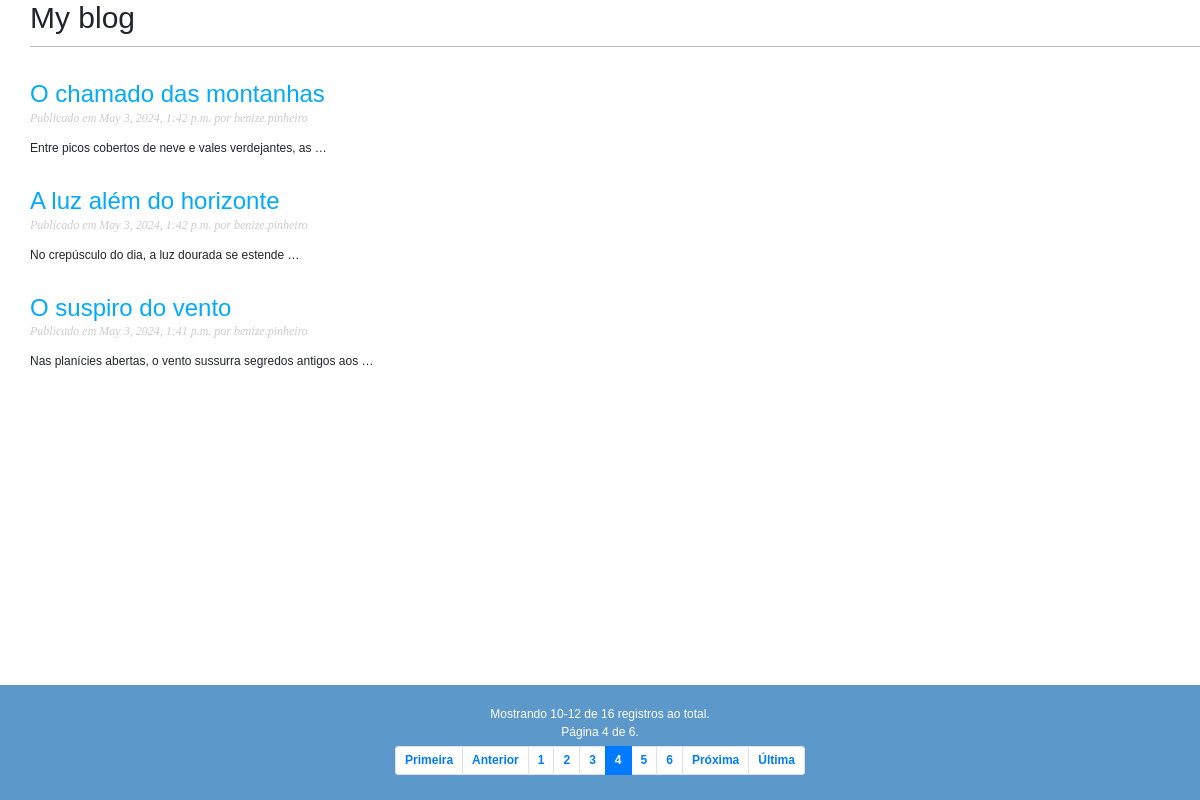
/?page=4, run on the app's committed database.
### blog/models.py (models this page shows, shortened)
class Post(models.Model):
    class Status(models.TextChoices):
        DRAFT = 'DF', 'Draft'
        PUBLISHED = 'PB', 'Published'
    STATUS = (
        ('DF', 'Draft'),
        ('PB', 'Published')
    )
    title = models.CharField(max_length=250)
    slug = models.SlugField(max_length=250,
                            unique_for_date='publish')
    author = models.ForeignKey(User,
                               on_delete=models.CASCADE,
                               related_name='blog_posts')
    body = models.TextField()
    publish = models.DateTimeField(default=timezone.now)
    created = models.DateTimeField(auto_now_add=True)
    updated = models.DateTimeField(auto_now=True)
    status = models.CharField(max_length=2,
                              choices=Status.choices,
                              default=Status.DRAFT)
    objects = models.Manager()
    published = PublishedManager()
    class Meta:
        ordering = ['-publish']
        indexes = [
            models.Index(fields=['-publish'])
        ]
    def get_absolute_url(self):
        return reverse('blog:post_detail',
                        args=[self.publish.day,
                        self.publish.month,
                        self.publish.year,
                        self.slug])

### blog/views.py (the view)
# urls.py: path('', views.post_list, name='post_list'),
def post_list(request):
    post_list = Post.published.all()
    paginator = Paginator(post_list, 3)
    page_number = request.GET.get('page', 1)
    try:
        posts = paginator.page(page_number)
    except PageNotAnInteger:
        posts = paginator.page(1)
    except EmptyPage:
        posts = paginator.page(paginator.num_pages)
    return render(request, 'blog/post/list.html', {'posts': posts})

### blog/models.py (called while the page is built)
    def get_queryset(self):
        return super().get_queryset().filter(status=Post.Status.PUBLISHED)

### blog/templates/blog/post/list.html (shortened to what this page needs)
{% extends "blog/base.html" %}
{% block content %}
<h1 id="titulo_blog">My blog</h1>
    <div id="posts">
    {% for post in posts %}
        <h2>
            <a href="{{ post.get_absolute_url }}">
                {{ post.title }}
            </a>
        </h2>
        <p class="date">
            Publicado em {{ post.publish }} por {{ post.author }}
        </p>
        {{ post.body|truncatewords:9|linebreaks }}
    {% endfor %}
    <footer style="position: fixed;">
    {% include "blog/pagination.html" with page=posts %}
    </footer>
    </div>
{% endblock %}

### blog/static/css/blog.css (style rules this page uses)
:root { font-size: 12px; }
body { margin:0; padding:0; font-family:helvetica, sans-serif; }
a { color:#00abff; text-decoration:none; }
h1 { font-weight:normal; border-bottom:1px solid #bbb; padding:0 0 10px 0; }
h2 { font-weight:normal; margin:30px 0 0; }
p.date { color:#ccc; font-family: georgia, serif; font-size: 12px; font-style: italic; }
footer { position: fixed; left: 0; bottom: 0; width: 100%; background-color: #5d98cb; color: #fff; text-align: center; padding: 20px; }
#titulo_blog { position: fixed; width: 100%; background-color: white; }
#posts, #sidebar { margin-top: 80px; }

### data on the page
Post: title "O chamado das montanhas", publish "May 3, 2024, 1:42 p.m.", author "benize.pinheiro", body "Entre picos cobertos de neve e vales verdejantes, as …"
Post: title "A luz além do horizonte", publish "May 3, 2024, 1:42 p.m.", author "benize.pinheiro", body "No crepúsculo do dia, a luz dourada se estende …"
Post: title "O suspiro do vento", publish "May 3, 2024, 1:41 p.m.", author "benize.pinheiro", body "Nas planícies abertas, o vento sussurra segredos antigos aos …"

### other printed values
{{ page.start_index }} "10"
{{ page.end_index }} "12"
{{ page.paginator.count }} "16"
{{ page.number }} "4"
{{ page.paginator.num_pages }} "6"
{{ i }} "1" "2" "3" "4" "5" "6"
